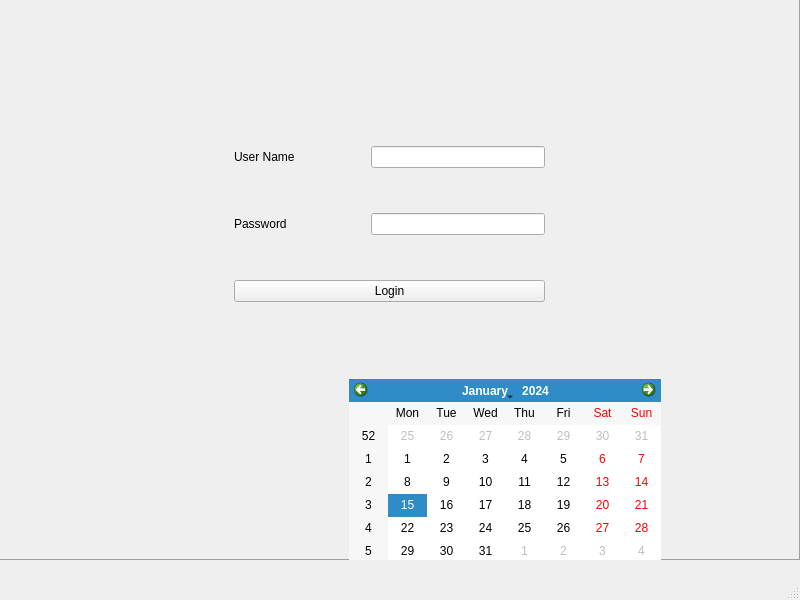
<?xml version="1.0" encoding="UTF-8"?>
<ui version="4.0">
 <class>MainWindow</class>
 <widget class="QMainWindow" name="MainWindow">
  <property name="geometry">
   <rect>
    <x>0</x>
    <y>0</y>
    <width>800</width>
    <height>600</height>
   </rect>
  </property>
  <property name="windowTitle">
   <string>MainWindow</string>
  </property>
  <widget class="QWidget" name="centralwidget">
   <widget class="QFrame" name="frame">
    <property name="geometry">
     <rect>
      <x>-1</x>
      <y>-1</y>
      <width>801</width>
      <height>561</height>
     </rect>
    </property>
    <property name="mouseTracking">
     <bool>true</bool>
    </property>
    <property name="autoFillBackground">
     <bool>true</bool>
    </property>
    <property name="frameShape">
     <enum>QFrame::Panel</enum>
    </property>
    <property name="frameShadow">
     <enum>QFrame::Raised</enum>
    </property>
    <widget class="QWidget" name="gridLayoutWidget">
     <property name="geometry">
      <rect>
       <x>210</x>
       <y>120</y>
       <width>361</width>
       <height>211</height>
      </rect>
     </property>
     <layout class="QGridLayout" name="gridLayout">
      <property name="leftMargin">
       <number>25</number>
      </property>
      <property name="rightMargin">
       <number>25</number>
      </property>
      <property name="horizontalSpacing">
       <number>76</number>
      </property>
      <property name="verticalSpacing">
       <number>18</number>
      </property>
      <item row="0" column="0">
       <widget class="QLabel" name="label">
        <property name="text">
         <string>User Name</string>
        </property>
       </widget>
      </item>
      <item row="1" column="0">
       <widget class="QLabel" name="label_2">
        <property name="text">
         <string>Password</string>
        </property>
       </widget>
      </item>
      <item row="0" column="1">
       <widget class="QLineEdit" name="lineEdit"/>
      </item>
      <item row="1" column="1">
       <widget class="QLineEdit" name="lineEdit_2"/>
      </item>
      <item row="2" column="0" colspan="2">
       <widget class="QPushButton" name="pushButton">
        <property name="text">
         <string>Login</string>
        </property>
       </widget>
      </item>
     </layout>
    </widget>
    <widget class="QCalendarWidget" name="calendarWidget">
     <property name="geometry">
      <rect>
       <x>350</x>
       <y>380</y>
       <width>312</width>
       <height>183</height>
      </rect>
     </property>
    </widget>
   </widget>
  </widget>
  <widget class="QMenuBar" name="menubar">
   <property name="geometry">
    <rect>
     <x>0</x>
     <y>0</y>
     <width>800</width>
     <height>21</height>
    </rect>
   </property>
  </widget>
  <widget class="QStatusBar" name="statusbar"/>
 </widget>
 <resources/>
 <connections/>
</ui>
